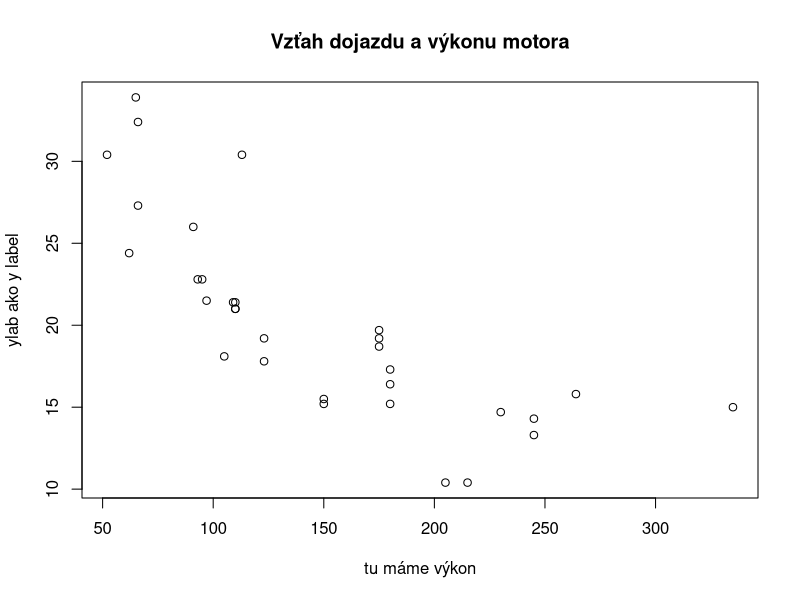
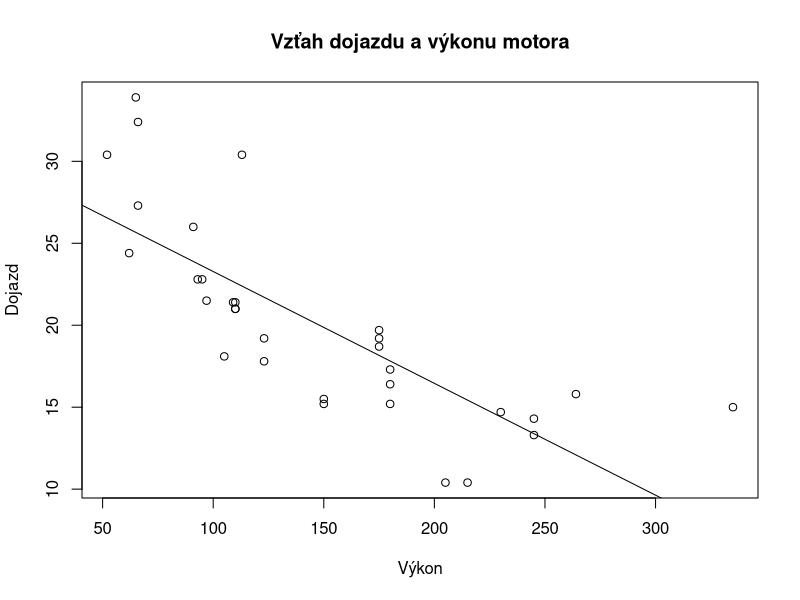
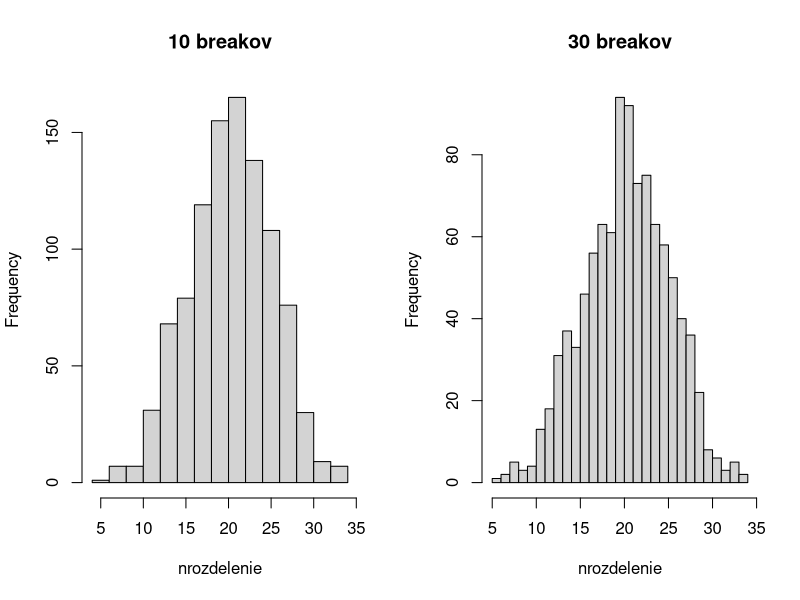
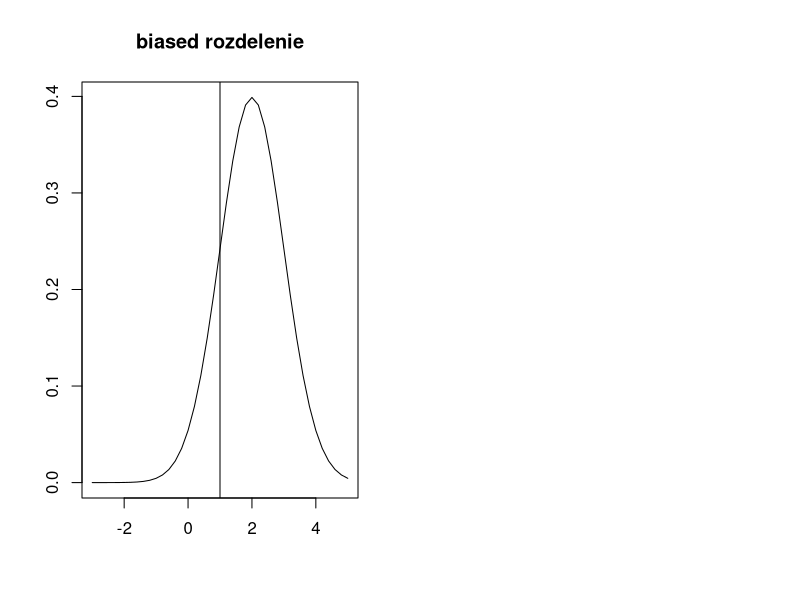

Write the R code that produced these figures, in order.
## ---- chunk 1
library(knitr)
opts_chunk$set(echo = TRUE)
## ---- chunk 2
5 + 5
5 - 5
5 * 5
5 / 5
5^2
## ---- chunk 3
# zobrazí zvyšok z delenia

5 %% 2
## ---- chunk 4
mean(2, 4, 6)
abs(-5)
sqrt(8)
## ---- chunk 5
# Priradíme teda objektu "a" výsledok "2 + 2".

a <- 2 + 2

# Po napísaní názvu objektu do konzoly nám konzola ukáže už len výsledok.

a

# Nové priradenie hodnoty starému objektu prepíše starú hodnotu.

a <- 5 + 5

a
## ---- chunk 6
a^2
## ---- chunk 7
# Objektu "a" priradíme súbor číselných hodnôt a vytvoríme z neho vektor.

a <- c(5, 1, 4, 2, 3)

a

## ---- chunk 8
b <- c(5, 9, 6, 8, 7)
a + b
min(a)
sort(a)
sum(a)
## ---- chunk 9
# sample(), seq() a rep()
## ---- chunk 10
# Ako prvé potrebujeme zadať "x", teda vektor hodnôt, z ktorých chceme vyberať.
# Pre nás to budú hodnoty medzi 160 až 190, ktoré navolíme ako 160:190.

# 160:190 jednoducho vypíše hodnoty zaradom od 160 do 190. A sample() z nich náhodne vyberie
# nami určený počet hodnôt.


# "size" je počet hodnôt, aký ma funkcia vybrať.

# "replace", či môže vybrať jednu hodnotu viackrát, alebo ju má vylúčiť.

# "prob" použijeme, ak chceme priradiť istým hodnotám inú váhu.

vyska <- sample(x = 160:190, size = 10, replace = TRUE)

print(vyska)
## ---- chunk 11
seq(from = 2, to = 12, by = 0.5)
## ---- chunk 12
# Zadáme "od", "do" a koľko časí má vektor mať.

seq(from = 4, to = 10, length = 4) 

seq(from = 4, to = 10, length = 8)

# Alternatívou je zadať "od", "po", a rozdeliť to po požadovaných kúskoch
# na požadovanú dĺžku.

seq(from = 4, by = 0.5, length = 25)
## ---- chunk 13
rep(x = 1, times = 10)

rep(x = c(1, 2, 3), times = 3)
## ---- chunk 14
# Vytvorme si obyčajný číselný vektor.

obycajny_vektor <- c(1:10)

obycajny_vektor

# Za použitia indexovania môžeme vybrať akúkoľvek hodnotu. Chceme vybrať prvú.

obycajny_vektor[1]

# Alebo súbor hodnôt. Vyberieme prvú a poslednú hodnotu.

obycajny_vektor[c(1, 10)]
## ---- chunk 15
# Indexovaním môžeme aj odobrať hodnotu. Napr., ak chceme všetky okrem poslednej:

obycajny_vektor[-10]
## ---- chunk 16
# Pre vytvorenie vektora obsahujúceho textové reťazce, musí byť obsah ohraničený
# úvodzovkami "".

vector_characters <- c("c", "musíme", "používať", "stále", "ak", "chceme",
                       "viac", "hodnôt")

vector_characters

## ---- chunk 17


nazvy <- c("prvy", "druhy", "treti")
cisla <- c(1, 2, 3)

# Použijeme na to funkciu names()

names(cisla) <- nazvy

# Ak sa teraz pozrieme na vektor "cisla", uvidíme, že sme číslam priradili názvy.
# Na vypísanie výsledku môžeme použíť aj funkciu print().

print(cisla)

## ---- chunk 18
names(cisla) <- c("adin", "dos", "tres")

print(cisla)
## ---- chunk 19
# Logické operátory, inak známe ako Booleovské operátory, nám ako výsledok
# poskytnú výstup v podobe TRUE alebo FALSE.
# ! Pre overenie rovnosti použijeme "==".

vektor <-  5

vektor == 5

vektor == 6
## ---- chunk 20
# Vektor výšky ľudí, ktorý sme si skôr vytvorili.

vyska <- sample(x = 160:190, size = 10, replace = TRUE)

# Použitie logického operátora na zistenie, kto má viac ako 170cm. 

viac_ako_170 <- vyska > 170

# Výsledky však nebudú číselnými hodnotami, ale hodnotami booleovského typu.

print(viac_ako_170)

# To nám však nebráni zužiťkovať to pomocou funkcie "sum()" a zistiť počet 
# vyhovujúcich hodnôt. Zráta to všetky TRUE hodnoty.

sum(viac_ako_170)

# Čo dokážeme pomocou indexovania pretvoriť na číselné hodnoty.

vyska_v_cm <- vyska[vyska > 170]

print(vyska_v_cm)


## ---- chunk 21
# Pri funkcií matrix() zadáme vektor, a argumenty v podobe počtu riadkov, stĺpcov,
# a či má byť vektor usporiadaný po riadkoch alebo nie po riadkoch.

vektor <- c(1, 2, 3, 4, 5, 6, 7, 8, 9)

# Vytvoríme si štvorcovú maticu 3x3

matica1 <- matrix(vektor, nrow = 3, ncol = 3, byrow = TRUE)

matica1
## ---- chunk 22
# Zmeníme usporiadanie na FALSE, takže bude matica usporiadaná po stĺpcoch.

matica2 <- matrix(vektor, nrow = 3, ncol = 3, byrow = FALSE)

matica2
## ---- chunk 23
# Potrebujeme si vytvoriť vektory, ktoré budeme chcieť zlepiť.
# Vektor c(1:3) bude taký istý ako c(1, 2, 3).

vektor1 <- c(1:3)
vektor2 <- c(4, 5, 6)
vektor3 <- c(7, 8, 9)

# Zviazanie po riadkoch.

matica_riadky <- rbind(vektor1, vektor2, vektor3)

matica_riadky

## ---- chunk 24
matica_stlpce <- cbind(vektor1, vektor2, vektor3)

matica_stlpce
## ---- chunk 25
# Budeme pracovať s vyššie vytvorenou maticou "matica_riadky".

matica_riadky[1, 3] # jeden prvok, prvý riadok, tretí stĺpec
## ---- chunk 26
matica_riadky[1, ] # celý prvý riadok
## ---- chunk 27
matica_riadky[ , 1] # celý prvý stĺpec
## ---- chunk 28
matica_riadky * 5
## ---- chunk 29
matica_riadky %*% matica_stlpce
## ---- chunk 30
matica_riadky + matica_stlpce
## ---- chunk 31
matica_riadky

t(matica_riadky)
## ---- chunk 32
# Predpokladajme, že pracujeme so štvorcovou maticou.
# Ak by ste mali overiť, či sú vektory lineárne nezávislé,
# všetky ich spojíme do matice, a vyrátame rank matice. Ak bude rank
# rovný počtu vektorov, vektory sú navzájom  lineárne nezávislé.

vektor1 <- c(2, 3, 1, 9)
vektor2 <- c(1, 0, 3, 4)
vektor3 <- c(2, 9, 0, 3)
vektor4 <- c(4, 7, 2, 4)

matica <- rbind(vektor1, vektor2, vektor3, vektor4)


# Operátor "$" dokáže extrahovať konkrétnu hodnotu, ktorú chceme extrahovať. Skúste použiť
# príkaz "qr(matica)", ktorý nám vyráta ešte pár ďalších vecí. Nás však zaujíma iba rank.

qr(matica)$rank # vyrátame hodnosť matice
## ---- chunk 33
# Vidíme, že rank je rovný počtu riadkov/stĺpcov, teda naše vektory sú lineárne nezávislé.
## ---- chunk 34
# Pre načítanie datasetu do objektu použijeme trocha nezvyčajný prístup, kde:
# datasets predstavuje názov balíku, a "mtcars" dataset, ktorý chceme sprístupniť.
# Pomocou "::" sprístupníme konkrétny objekt z balíka.

data <- datasets::mtcars

# Ak by sme datasetu nechceli priradiť vlastný názov, ale ponechať originálny:

data("mtcars")

# Funkcia bude fungovať aj bez úvodzoviek.
## ---- chunk 35
# Predpokladajme, že máme načítaný dataset "mtcars".
# Pomocou funkcie "head()" si načítame prvých 6 riadkov.
# Alternatíva je "tail()" (ako chvost), pre vypísanie posledných 6 riadkov.

head(data)

# Vidíme, že je to súbor aút, s rôznymi parametrami.
# My sa budeme snažiť vysvetliť vplyv "hp" (horsepower, konské sily), 
# na "mph" (miles per galon, čiže koľko kilometrov má auto dojazd).
## ---- chunk 36
# Plotneme si dáta, ktoré dáme do regresie, čiže "mpg" a "hp".

plot(x = data$hp, y = data$mpg, ylab = "ylab ako y label", xlab = "tu máme výkon",
     main = "Vzťah dojazdu a výkonu motora")

## ---- chunk 37
# Chceme zistiť dopad "hp" na "mpg".
# Použijeme funkciu "lm()", ako linear model.
# Na konci musíme ako argument uviesť dáta, ktoré použijeme.

model <- lm(mpg ~ hp, data = data)

# Alternatívne môžeme model napísať pomocou extrakcie takto.
# Preferujem tento postup.

model <- lm(data$mpg ~ data$hp)

# Dostaneme dva koeficienty. Jeden pre intercept Beta0 a druhý pre Beta1 ako "hp".

model

# Intercept sa väčšinou neinterpretuje, slúži len pre určenie počiatočnej hodnoty.
# Ak by sme koeficient interpretovali, mohli by sme povedať, že auto s nula koňmi
# prejde 30 míľ na galón. Koeficient B1 by sme interpretovali ako:
# "každá extra konská sila, zníži dojazd o -0.068 míle". 
## ---- chunk 38
# Znova si plotneme dáta.

plot(x = data$hp, y = data$mpg, ylab = "Dojazd", xlab = "Výkon",
     main = "Vzťah dojazdu a výkonu motora")

# A pomocou funkcie "abline()" napasujeme do grafu priamku modelu.
# Abline ako priamka z bodu A do bodu B.

abline(model) 
## ---- chunk 39
# Pripomeňme si hodnoty nášho modelu.

model

# Na poradí pri kovariancii nezáleží.

kovar <- cov(data$mpg, data$hp)

rozptyl <- var(data$hp)

beta1 <- kovar/rozptyl

print(beta1)

# Oba parametre majú hodnotu -0.068 a rovnajú sa.
# Skúsme B0.

ybar <- mean(data$mpg)
xbar <- mean(data$hp)

beta0 <- ybar - (beta1 * xbar)

print(beta0)

# Sedí. :)

## ---- chunk 40
# Zostrojme si pre ilustráciu normálne rozdelenie.
# Môžeme pôžiť dnorm(), pre vyrátanie krásneho normálneho rozdelenia, ktorému
# by sme zadali vlastné hodnoty, my však použijeme rnorm(), pre vygenerovanie
# n hodnôt z normálneho rozdelenia.

nrozdelenie <-  rnorm(n = 1000, mean = 20, sd = 5)

# Použijeme hist() namiesto plot(). Funkcia plot() by defaultne použila scatterplot.
# Argument "breaks" určí, na koľko častí rozlámeme náš histogram.
# Viacej častí nám umožní krajšie vystihnúť normálne rozdelenie.
# Funkciou par() si zobrazíme dva grafy vedľa seba a ukážeme rozdiel.

par(mfrow=c(1, 2)) 

# Všimnime si, že sú centrované okolo priemeru, ktorý sme zadali ako 20.

hist(nrozdelenie, breaks = 10, main = "10 breakov")

hist(nrozdelenie, breaks = 30, main = "30 breakov")

# Pre navrátenie zobrazenia grafov na jeden, použijeme "par(mfrow=c(1, 1))".
## ---- chunk 41
# Ukážme si, čo to biased vlastné znamená. Použijeme na to dnorm().
# dnorm() nám vyberie konkrétny bod z rozdelenia, preto je potrebné mu zadať
# vektor.

x <- seq(from = -3, to = 5, by = 0.2)

# type = "l" ako "line", čiara.
# Povedzme, že populačný priemer mí, je 1.
# Zaznačíme si ho v grafe pomocou abline(), použijeme arugment "v" ako vertical.


plot(x = x, y = dnorm(x, mean = 2, sd = 1), type = "l",
     main = "biased rozdelenie", ylab = "", xlab = "")

abline(v = 1)


## ---- chunk 42
# Na výpis všetkých vlastností modelu použijeme summary().

summary(model)

# Vidíme tam nejaké vlastnosti reziduí, odhadnuté koeficienty, a v tretej
# časti taktiež podstatné veci ako R^2, či F-test.
# Teraz nás však zaujíma časť s koeficientmi.

summary(model)$coefficients
## ---- chunk 43
summary(model)$coefficients

# Vydeľme koeficient "estimate", číslom "Std. Error" (SE),
# a pozrime sa, či nám výjde t-štatistika.

nase_t <- summary(model)$coefficients[1, 1] / summary(model)$coefficients[1, 2]

nase_t
